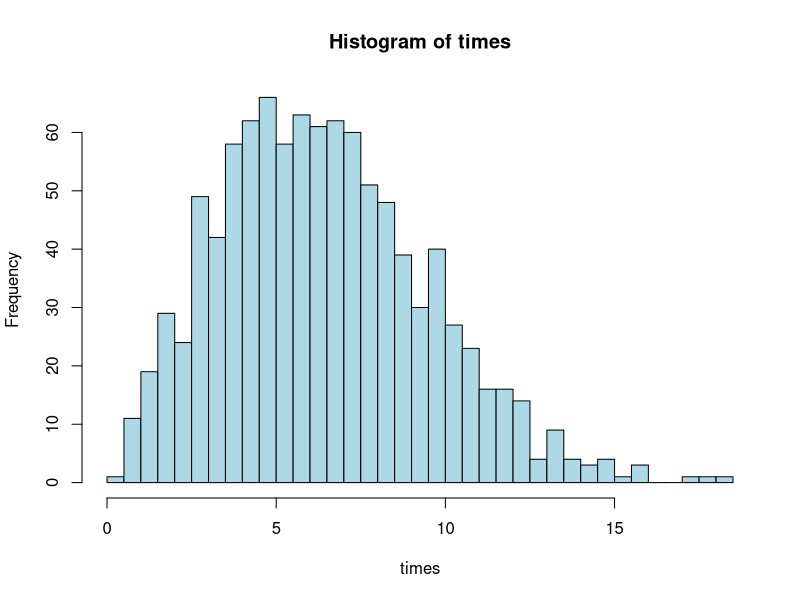
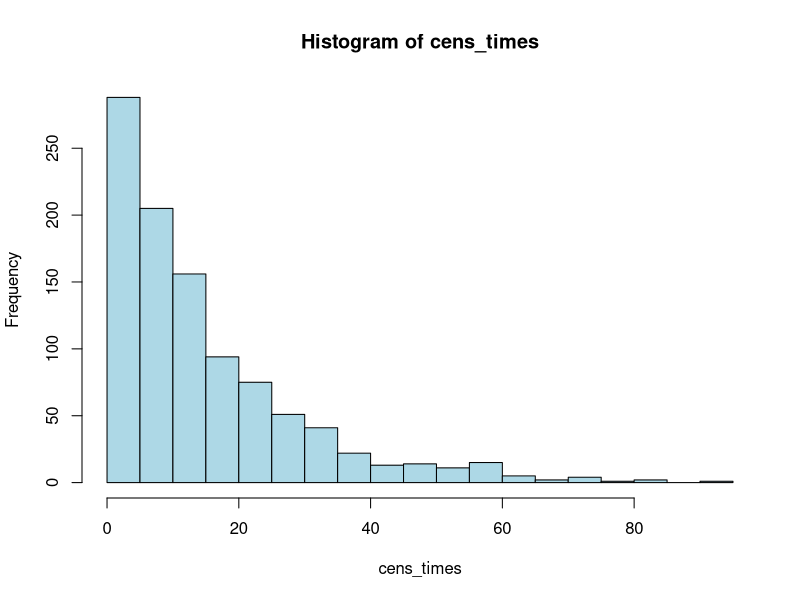
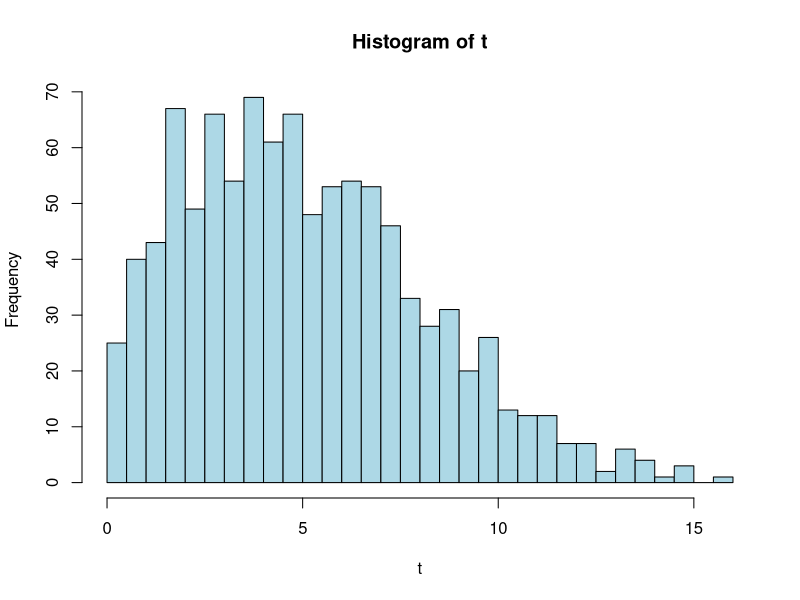
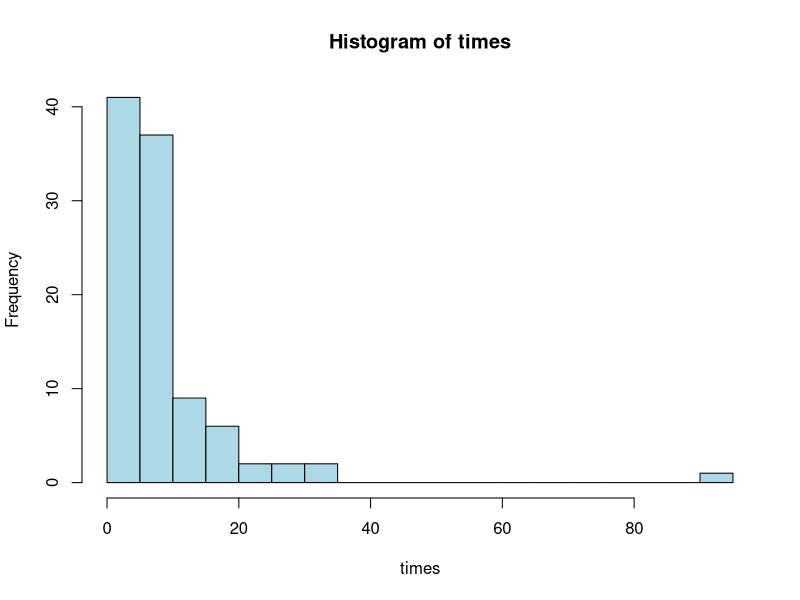
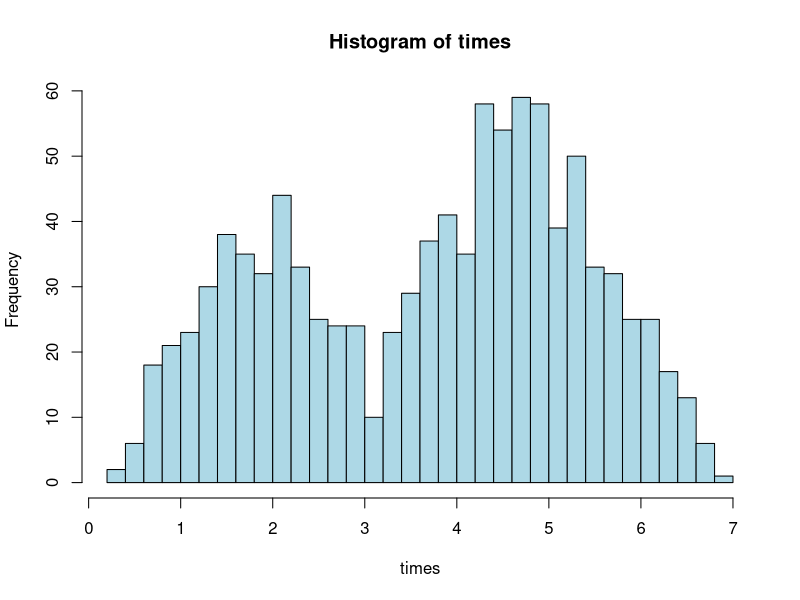

The R source for these figures, in order:
## ---- chunk 1
knitr::opts_chunk$set(
	echo = TRUE,
	message = FALSE,
	warning = FALSE)

## Libraries
require(maxLik)
## ---- chunk 2
set.seed(123)
n_sim <- 1000
times <- rweibull(n_sim, shape = 2.2, scale = 7.2)
hist(times, breaks = 30, col = "lightblue")
## ---- chunk 3
ll_weibull <- function(theta, times){
  d  <- dweibull(x=times, shape=theta[1], scale=theta[2])
  ll <- sum(log(d))
  return(ll)
}
## ---- chunk 4
pars <- optim(par=c(1,1), fn=ll_weibull, method="BFGS", control=list(fnscale=-1), times=times)
print(pars$par)
## ---- chunk 5
c_rate <- 0.07
cens_times <- rexp(n = n_sim, rate = c_rate)
hist(cens_times, breaks = 25, col = "lightblue")
## ---- chunk 6
c <- ifelse(times <= cens_times, 1, 0)
print(paste0("Proportion of censored observations: ", (sum(c==0)/n_sim)*100, "%"))
## ---- chunk 7
t <- pmin(times, cens_times)
hist(t, breaks = 25, col = "lightblue")
## ---- chunk 8
ll_weibull_cens <- function(theta, times, cens){
  l <- ifelse(cens==1, 
              dweibull(x=times, shape=theta[1], scale=theta[2]), 
              pweibull(q=times, shape=theta[1], scale=theta[2], lower.tail=FALSE))
  ll <- sum(log(l))
  return(ll)
}
## ---- chunk 9
pars_cens <- optim(par=c(1,1), fn=ll_weibull_cens, method="BFGS", control=list(fnscale=-1), times=t, cens=c)
print(pars_cens$par)
## ---- chunk 10
rweibull_cov <- function(alpha, mu, beta, x) {
    n <- length(x)
    sig <- exp(-(mu + beta %*% x) / alpha)
    return(rweibull(n = n, shape = alpha, scale = sig))
}

dweibull_cov <- function(t, alpha, mu, beta, x) {
    sig <- exp(-(mu + beta %*% x) / alpha)
    return(dweibull(t, shape = alpha, scale = sig))
}

pweibull_cov <- function(t, alpha, mu, beta, x, lower.tail = TRUE) {
    sig <- exp(-(mu + beta %*% x) / alpha)
    return(pweibull(t, shape = alpha, scale = sig, lower.tail = lower.tail))
}
## ---- chunk 11
set.seed(123)
n_sim <- 100
age <- rnorm(n = n_sim, mean = 0, sd = 1)

alpha <- 2
mu <- -4
beta_age <- 1.5
times <- rweibull_cov(alpha, mu, beta_age, age)

hist(times, breaks = 30, col = "lightblue")
## ---- chunk 12
c_rate <- 0.1
cens_times <- rexp(n = n_sim, rate = c_rate)
c <- ifelse(times <= cens_times, 1, 0)
t <- pmin(times, cens_times)
print(paste0("Proportion of censored observations: ", (sum(c==0)/n_sim)*100, "%"))
## ---- chunk 13
ll_weibull_cens_cov <- function(theta, times, cens, X){
  l <- ifelse(cens==1, 
              dweibull_cov(t=times, alpha=theta[1], mu=theta[2], beta=theta[3], x=X), 
              pweibull_cov(t=times, alpha=theta[1], mu=theta[2], beta=theta[3], x=X, lower.tail=FALSE))
  ll <- sum(log(l))
  return(ll)
}
## ---- chunk 14
pars_cens_cov <- optim(par=c(1,0,0), fn=ll_weibull_cens_cov, method="BFGS", control=list(fnscale=-1), times=t, cens=c, X=age)
print(pars_cens_cov$par)
## ---- chunk 15
set.seed(123)
n_sim <- 1000
theta1 <- c(3, 2)
theta2 <- c(5, 5)
prob1 <- c(0.3)

times1 <- rweibull(n_sim, shape = theta1[1], scale = theta1[2])
times2 <- rweibull(n_sim, shape = theta2[1], scale = theta2[2])

events <- sample(x = c(1,2), size = n_sim, prob = c(prob1, 1-prob1), replace = TRUE)
times <- ifelse(events==1, times1, times2)

hist(times, breaks = 30, col = "lightblue")
## ---- chunk 16
c_rate <- 0.1
cens_times <- rexp(n = n_sim, rate = c_rate)
e <- ifelse(times <= cens_times, events, 0)
t <- pmin(times, cens_times)
print(paste0("Proportion of censored observations: ", (sum(e==0)/n_sim)*100, "%"))
## ---- chunk 17
sigmoid <- function(x){
  return(1/(1+exp(-x)))
}
## ---- chunk 18
ll_weibull_mix <- function(theta, times, events){
  p1 <- sigmoid(theta[1])
  l1 <- (p1*dweibull(times, theta[2], theta[3]))^(events==1)
  l2 <- ((1-p1)*dweibull(times, theta[4], theta[5]))^(events==2)
  l0 <- (p1*pweibull(times, theta[2], theta[3], FALSE) + (1-p1)*pweibull(times, theta[4], theta[5], FALSE))^(events==0)
  ll <- sum(log(l1) + log(l2) + log(l0))
  return(ll)
}
## ---- chunk 19
pars_mix_cens <- optim(par=c(0,1,1,1,1), fn=ll_weibull_mix, method="BFGS", control=list(fnscale=-1), times=t, events=e)

print(sigmoid(pars_mix_cens$par[1]))
print(pars_mix_cens$par[-1])

## ---- chunk 20
# Loading the melanoma dataset
mel_df <- boot::melanoma

# Transforming time from days to years
times <- mel_df$time / 365.25

# Defining the event indicator based on the status variable in the datases:
# - status = 1 corresponds to death      
# - status = 2 corresponds to recurrence 
# - status = 3 corresponds to censoring  
events <- ifelse(mel_df$status==1, 'death', ifelse(mel_df$status==2, 'recur', 'cens'))
## ---- chunk 21
# Construct the matrix of covariates, adding the incercept column filled with 1's
X <- cbind(1, scale(mel_df$age), mel_df$sex, mel_df$ulcer, scale(mel_df$thickness))

# Set the column names accordingly
colnames(X) <- c('intercept', 'age', 'sex', 'ulcer', 'thickness')

## ---- chunk 22
ll_weibull_mix_cov <- function(coefs, times, events, X){
  
  # Extract the coefficients for the different parameters from the vector
  coefs_logit_recur <- coefs[1:5]
  coefs_shape_recur <- coefs[6]
  coefs_scale_recur <- coefs[7:11]
  coefs_shape_death <- coefs[12]
  coefs_scale_death <- coefs[13:17]

  # Obtain the patient-level parameters based on the patient covariates 
  # and the extracted parameter coefficients
  p_recur     <- sigmoid(coefs_logit_recur)
  shape_recur <- exp(coefs_shape_recur)  
  scale_recur <- exp(X %*% coefs_scale_recur)
  shape_death <- exp(coefs_shape_death)
  scale_death <- exp(X %*% coefs_scale_death)

  # Log likelihood for those who recurred 
  ll_recur <- p_recur * dweibull(times, shape_recur, scale_recur)^(events == 'recur')

  # Log likelihood for those who deceased
  ll_death <- (1-p_recur) * dweibull(times, shape_death, scale_death)^(events == 'death')

  # Log likelihood for censored event
  ll_cens <- (p_recur * pweibull(times, shape_recur, scale_recur, FALSE) +
                  (1-p_recur) * pweibull(times, shape_death, scale_death, FALSE))^(events == 'cens')
  
  # Combine the log likelihoods
  ll <- sum(log(ll_recur) + log(ll_death) + log(ll_cens))

  return(ll)

}

## ---- chunk 23

# Define the start values for the coefficients and name them
start_values <- setNames(
  object = rep(x = 0, times = 17),
  nm = c('logit_recur_intercept', 'logit_recur_age', 'logit_recur_ sex', 
       'logit_recur_ ulceration', 'logit_recur_thickness', 'logshape_recur',
       'logscale_recur_intercept', 'logscale_recur_age', 
       'logscale_recur_ sex', 'logscale _recur_ ulceration', 
       'logscale_recur_thickness', 'logshape_death', 
       'logscale_death_intercept', 'logscale_death_age', 
       'logscale_death_ sex', 'logscale_death_ ulceration', 
       'logscale_death_thickness')
)

# Perform the likelihood optimization using the optim() function
pars_optim <- optim(par=start_values, fn=ll_weibull_mix_cov, method="BFGS", control=list(fnscale=-1), times=times, events=events, X=X)

# Perform the likelihood optimization using the maxLik() function
pars_maxLik <- maxLik(
  logLik = ll_weibull_mix_cov,
  start = start_values,
  times = times,
  events = events,
  X = X
)

# Extract and compare the coefficients
cbind(optim = pars_optim$par, maxLik = coef(pars_maxLik))
